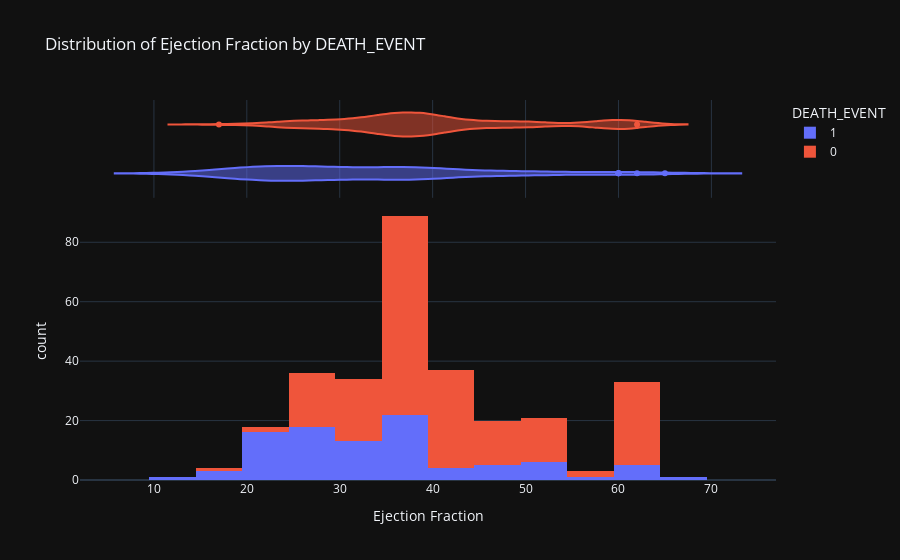

Notebook code cell kept with this figure:
### Code cell
# Distribution of ejection_fraction by death_event

fig = px.histogram(dataset, 
                   x = 'ejection_fraction', 
                   color = 'DEATH_EVENT',
                   marginal = 'violin',
                   hover_data = dataset.columns,
                   title = 'Distribution of Ejection Fraction by DEATH_EVENT',
                   labels = {'ejection_fraction': 'Ejection Fraction'},
                   template = 'plotly_dark'
                  )
fig.show()

### Figure 1 — Plotly figure (JSON) as saved in the notebook; plotly's stock layout.template omitted (floating-point values rounded to 4 significant figures; data arrays with more than 128 entries replaced by an {"elided": "..."} marker saying what was removed)
{"data": [{"alignmentgroup": "True", "bingroup": "x", "hovertemplate": "DEATH_EVENT=1<br>Ejection Fraction=%{x}<br>count=%{y}<extra></extra>", "legendgroup": "1", "marker": {"color": "#636efa", "pattern": {"shape": ""}}, "name": "1", "offsetgroup": "1", "orientation": "v", "showlegend": true, "type": "histogram", "x": [20, 38, 20, 20, 20, 40, 15, 60, 65, 35, 38, 25, 30, 38, 50, 38, 14, 25, 55, 30, 35, 30, 38, 40, 45, 38, 30, 38, 45, 35, 50, 35, 50, 50, 38, 20, 30, 45, 60, 38, 25, 38, 20, 30, 25, 20, 62, 50, 38, 30, 20, 20, 25, 40, 35, 20, 15, 25, 25, 25, 35, 20, 20, 25, 25, 25, 30, 60, 60, 38, 40, 17, 38, 25, 30, 45, 35, 30, 38, 20, 25, 25, 38, 25, 30, 50, 25, 20, 45, 30, 20, 30, 25, 25, 20], "xaxis": "x", "yaxis": "y"}, {"alignmentgroup": "True", "customdata": {"elided": "95x12 float values"}, "hovertemplate": "DEATH_EVENT=%{customdata[11]}<br>Ejection Fraction=%{x}<br>age=%{customdata[0]}<br>anaemia=%{customdata[1]}<br>creatinine_phosphokinase=%{customdata[2]}<br>diabetes=%{customdata[3]}<br>high_blood_pressure=%{customdata[4]}<br>platelets=%{customdata[5]}<br>serum_creatinine=%{customdata[6]}<br>serum_sodium=%{customdata[7]}<br>sex=%{customdata[8]}<br>smoking=%{customdata[9]}<br>time=%{customdata[10]}<extra></extra>", "legendgroup": "1", "marker": {"color": "#636efa"}, "name": "1", "offsetgroup": "1", "scalegroup": "x", "showlegend": false, "type": "violin", "x": [20, 38, 20, 20, 20, 40, 15, 60, 65, 35, 38, 25, 30, 38, 50, 38, 14, 25, 55, 30, 35, 30, 38, 40, 45, 38, 30, 38, 45, 35, 50, 35, 50, 50, 38, 20, 30, 45, 60, 38, 25, 38, 20, 30, 25, 20, 62, 50, 38, 30, 20, 20, 25, 40, 35, 20, 15, 25, 25, 25, 35, 20, 20, 25, 25, 25, 30, 60, 60, 38, 40, 17, 38, 25, 30, 45, 35, 30, 38, 20, 25, 25, 38, 25, 30, 50, 25, 20, 45, 30, 20, 30, 25, 25, 20], "xaxis": "x2", "yaxis": "y2"}, {"alignmentgroup": "True", "bingroup": "x", "hovertemplate": "DEATH_EVENT=0<br>Ejection Fraction=%{x}<br>count=%{y}<extra></extra>", "legendgroup": "0", "marker": {"color": "#EF553B", "pattern": {"shape": ""}}, "name": "0", "offsetgroup": "0", "orientation": "v", "showlegend": true, "type": "histogram", "x": {"elided": "202 int values"}, "xaxis": "x", "yaxis": "y"}, {"alignmentgroup": "True", "customdata": {"elided": "202x12 float values"}, "hovertemplate": "DEATH_EVENT=%{customdata[11]}<br>Ejection Fraction=%{x}<br>age=%{customdata[0]}<br>anaemia=%{customdata[1]}<br>creatinine_phosphokinase=%{customdata[2]}<br>diabetes=%{customdata[3]}<br>high_blood_pressure=%{customdata[4]}<br>platelets=%{customdata[5]}<br>serum_creatinine=%{customdata[6]}<br>serum_sodium=%{customdata[7]}<br>sex=%{customdata[8]}<br>smoking=%{customdata[9]}<br>time=%{customdata[10]}<extra></extra>", "legendgroup": "0", "marker": {"color": "#EF553B"}, "name": "0", "offsetgroup": "0", "scalegroup": "x", "showlegend": false, "type": "violin", "x": {"elided": "202 int values"}, "xaxis": "x2", "yaxis": "y2"}], "layout": {"barmode": "relative", "legend": {"title": {"text": "DEATH_EVENT"}, "tracegroupgap": 0}, "title": {"text": "Distribution of Ejection Fraction by DEATH_EVENT"}, "xaxis": {"anchor": "y", "domain": [0, 1], "title": {"text": "Ejection Fraction"}}, "xaxis2": {"anchor": "y2", "domain": [0, 1], "matches": "x", "showgrid": true, "showticklabels": false}, "yaxis": {"anchor": "x", "domain": [0, 0.7326], "title": {"text": "count"}}, "yaxis2": {"anchor": "x2", "domain": [0.7426, 1], "matches": "y2", "showgrid": false, "showline": false, "showticklabels": false, "ticks": ""}}}
